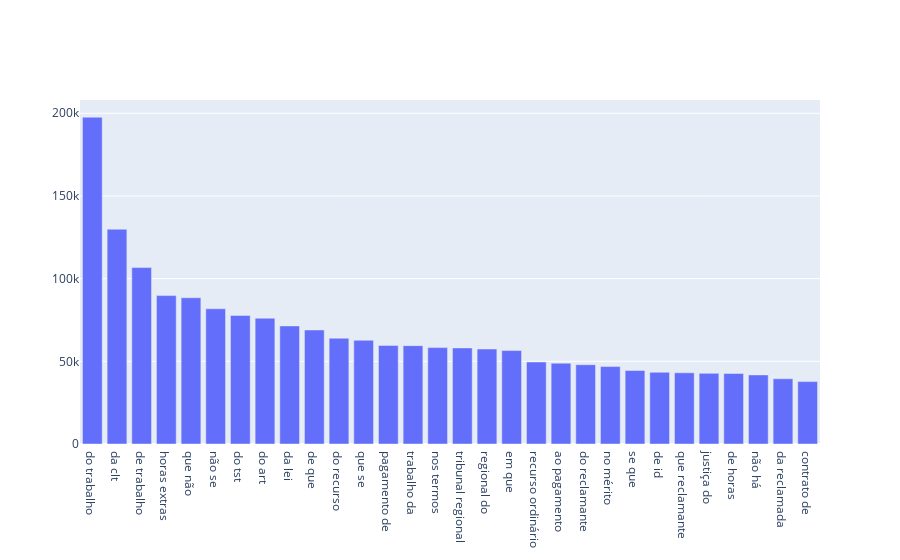

The notebook cell this image was saved under:
### Code cell
trace = go.Bar(x=df3["INTEIRO_TEOR"], y=df3["QUANTIDADE"])
iplot({"data":[trace]})

### Figure 1 — Plotly figure (JSON) as saved in the notebook; plotly's stock layout.template omitted (floating-point values rounded to 4 significant figures)
{"data": [{"type": "bar", "x": ["do trabalho", "da clt", "de trabalho", "horas extras", "que não", "não se", "do tst", "do art", "da lei", "de que", "do recurso", "que se", "pagamento de", "trabalho da", "nos termos", "tribunal regional", "regional do", "em que", "recurso ordinário", "ao pagamento", "do reclamante", "no mérito", "se que", "de id", "que reclamante", "justiça do", "de horas", "não há", "da reclamada", "contrato de"], "y": [197626, 129891, 106684, 89744, 88449, 81787, 77770, 76055, 71413, 68964, 63964, 62720, 59633, 59487, 58281, 58102, 57443, 56486, 49588, 48855, 47947, 46826, 44430, 43357, 43062, 42715, 42659, 41766, 39445, 37731]}], "layout": {}}
